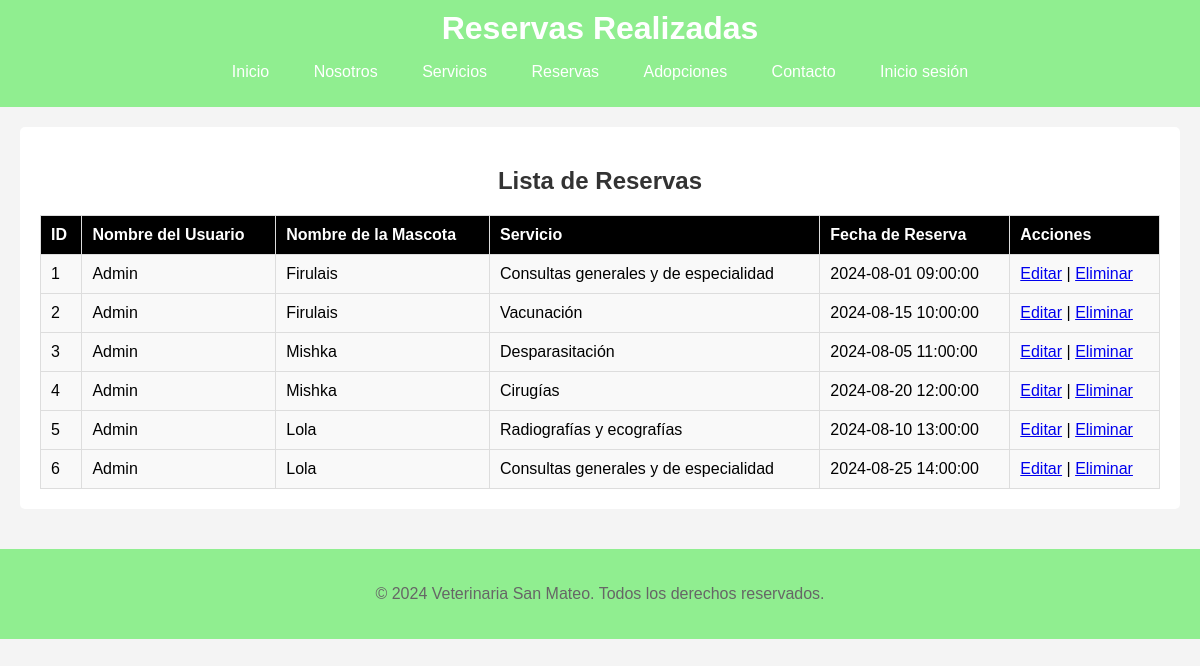
The app's page /ver_reservas.php with its own data.
### tables this page shows
CREATE TABLE IF NOT EXISTS reservas (
    id INT AUTO_INCREMENT PRIMARY KEY,
    nombre_usuario VARCHAR(100) NOT NULL,
    mascota_id INT NOT NULL,
    servicio_id INT NOT NULL,
    fecha_reserva DATETIME NOT NULL,
    FOREIGN KEY (mascota_id) REFERENCES mascotas(id),
    FOREIGN KEY (servicio_id) REFERENCES servicios(id)
);

CREATE TABLE IF NOT EXISTS `mascotas` (
  `id` INT AUTO_INCREMENT PRIMARY KEY,
  `nombre` VARCHAR(50) NOT NULL,
  `tipo` VARCHAR(30) NOT NULL,
  `edad` INT,
  `usuario_id` INT NOT NULL,
  FOREIGN KEY (`usuario_id`) REFERENCES `usuario`(`id`)
);

CREATE TABLE IF NOT EXISTS `servicios` (
  `id` INT AUTO_INCREMENT PRIMARY KEY,
  `nombre` VARCHAR(100) NOT NULL,
  `precio` DECIMAL(10, 2) NOT NULL
);

### functions.php (called while the page is built, shortened)
<?php
include("db.php");
function getMenu(){
    $menu = array(
        array("url" => "index.php", "name" => "Inicio")
    );
    if (!isset($_SESSION["usuario"]) || $_SESSION["usuario"] == "") {
        $menu[] = array("url" => "nosotros.php", "name" => "Nosotros");
        $menu[] = array("url" => "servicios.php", "name" => "Servicios");
    }
    $menu[] = array("url" => "reservas.php", "name" => "Reservas");
    $menu[] = array("url" => "adopciones.php", "name" => "Adopciones");
    if (isset($_SESSION["usuario"]) && $_SESSION["usuario"] != "") {
        $menu[] = array("url" => "ver_reservas.php", "name" => "Ver Reservas");
        $menu[] = array("url" => "ver_adopciones.php", "name" => "Ver Adopciones");
        $menu[] = array("url" => "historial.php", "name" => "Historial Medico");
        $menu[] = array("url" => "recomendaciones.php", "name" => "Recomendaciones");
        $menu[] = array("url" => "salir.php", "name" => "Salir");
    } else {
        $menu[] = array("url" => "contacto.php", "name" => "Contacto");
        $menu[] = array("url" => "ingresar.php", "name" => "Inicio sesión");
    }
    return $menu;
}
function getReservas() {
    global $conn;
    try {
        $query = "SELECT reservas.id, reservas.nombre_usuario, mascotas.nombre AS nombre_mascota, servicios.nombre AS nombre_servicio, reservas.fecha_reserva
                  FROM reservas
                  JOIN mascotas ON reservas.mascota_id = mascotas.id
                  JOIN servicios ON reservas.servicio_id = servicios.id";
        $result = $conn->query($query);
        if ($result) {
            return $result->fetch_all(MYSQLI_ASSOC);
        } else {
            throw new Exception("Error al obtener las reservas: " . $conn->error);
        }
    } catch (Exception $e) {
        echo $e->getMessage();
        return [];
    }
}

### ver_reservas.php (the view, shortened to what this page needs)
<?php
include 'functions.php';
$menu = getMenu();
$reservas = getReservas();
?>
<!DOCTYPE html>
<html lang="es">
<head>
    <link rel="stylesheet" href="./css/style.css">
</head>
<body>
    <header>
        <h1>Reservas Realizadas</h1>
        <nav>
            <ul>
                <?php foreach ($menu as $item) { ?>
                    <li><a href="<?php echo $item["url"]; ?>"><?php echo $item["name"]; ?></a></li>
                <?php } ?>
            </ul>
        </nav>
    </header>
    <main>
        <section>
            <h2>Lista de Reservas</h2>
            <table border="1" cellpadding="10" cellspacing="0">
                <thead>
                    <tr>
                        <th>ID</th>
                        <th>Nombre del Usuario</th>
                        <th>Nombre de la Mascota</th>
                        <th>Servicio</th>
                        <th>Fecha de Reserva</th>
                        <th>Acciones</th>
                    </tr>
                </thead>
                <tbody>
                    <?php if (count($reservas) > 0): ?>
                        <?php foreach ($reservas as $reserva): ?>
                            <tr>
                                <td><?php echo $reserva['id']; ?></td>
                                <td><?php echo $reserva['nombre_usuario']; ?></td>
                                <td><?php echo $reserva['nombre_mascota']; ?></td>
                                <td><?php echo $reserva['nombre_servicio']; ?></td>
                                <td><?php echo $reserva['fecha_reserva']; ?></td>
                                <td>
                                    <a href="editar_reserva.php?id=<?php echo $reserva['id']; ?>">Editar</a> |
                                    <a href="eliminar_reserva.php?id=<?php echo $reserva['id']; ?>" onclick="return confirm('¿Estás seguro de que deseas eliminar esta reserva?');">Eliminar</a>
                                </td>
                            </tr>
                        <?php endforeach; ?>
                    <?php else: ?>
                        <tr>
                            <td colspan="6">No hay reservas registradas.</td>
                        </tr>
                    <?php endif; ?>
                </tbody>
            </table>
        </section>
    </main>
    <footer>
        <p>&copy; 2024 Veterinaria San Mateo. Todos los derechos reservados.</p>
    </footer>
</body>
</html>

### CSS/style.css (style rules this page uses)
body { font-family: Arial, sans-serif; margin: 0; padding: 0; background-color: #f4f4f4; }
header { background-color: lightgreen; color: #fff; padding: 10px 0; text-align: center; }
header h1 { margin: 0; }
nav ul { list-style: none; padding: 0; }
nav ul li { display: inline; margin: 0 10px; }
nav ul li a { color: #fff; text-decoration: none; padding: 5px 10px; border-radius: 3px; }
main { padding: 20px; }
section { margin-bottom: 20px; background-color: #fff; padding: 20px; border-radius: 5px; text-align: center; }
h2 { color: #333; }
p { color: #666; }
footer { background-color: lightgreen; color: black; padding: 20px 0; text-align: center; }
table { width: 100%; border-collapse: collapse; }
th, td { padding: 10px; text-align: left; border: 1px solid #ddd; }
th { background-color: lightgreen; color: white; }
td { background-color: #f9f9f9; }
th, td { padding: 10px; border: 1px solid #ddd; text-align: left; }
th { background-color: black; }

### records on screen
reservas: id "1", nombre_usuario "Admin", mascota.nombre "Firulais", servicio.nombre "Consultas generales y de especialidad", fecha_reserva "2024-08-01 09:00:00"
reservas: id "2", nombre_usuario "Admin", mascota.nombre "Firulais", servicio.nombre "Vacunación", fecha_reserva "2024-08-15 10:00:00"
reservas: id "3", nombre_usuario "Admin", mascota.nombre "Mishka", servicio.nombre "Desparasitación", fecha_reserva "2024-08-05 11:00:00"
reservas: id "4", nombre_usuario "Admin", mascota.nombre "Mishka", servicio.nombre "Cirugías", fecha_reserva "2024-08-20 12:00:00"
reservas: id "5", nombre_usuario "Admin", mascota.nombre "Lola", servicio.nombre "Radiografías y ecografías", fecha_reserva "2024-08-10 13:00:00"
reservas: id "6", nombre_usuario "Admin", mascota.nombre "Lola", servicio.nombre "Consultas generales y de especialidad", fecha_reserva "2024-08-25 14:00:00"

### other values on screen
$item["name"] "Inicio"
$item["name"] "Nosotros"
$item["name"] "Servicios"
$item["name"] "Reservas"
$item["name"] "Adopciones"
$item["name"] "Contacto"
$item["name"] "Inicio sesión"
